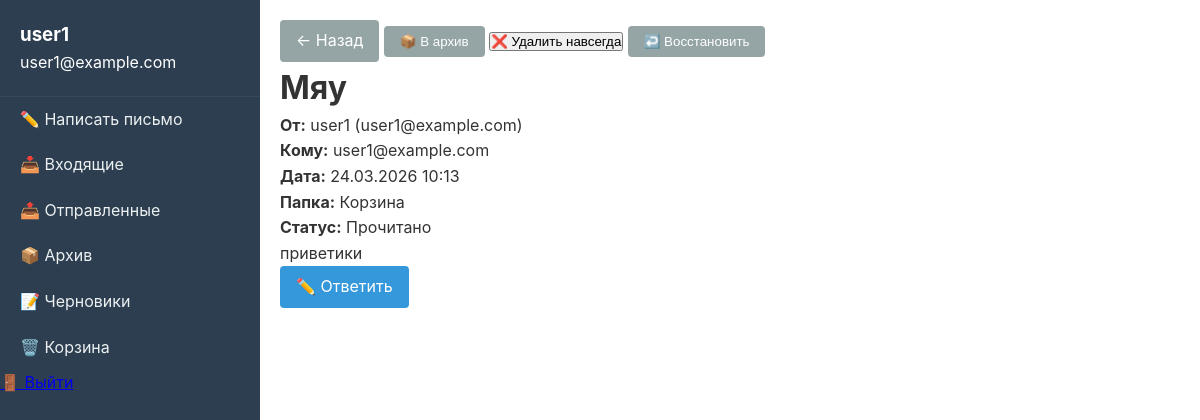
Before: /email/5/ (signed in) with the older database file.
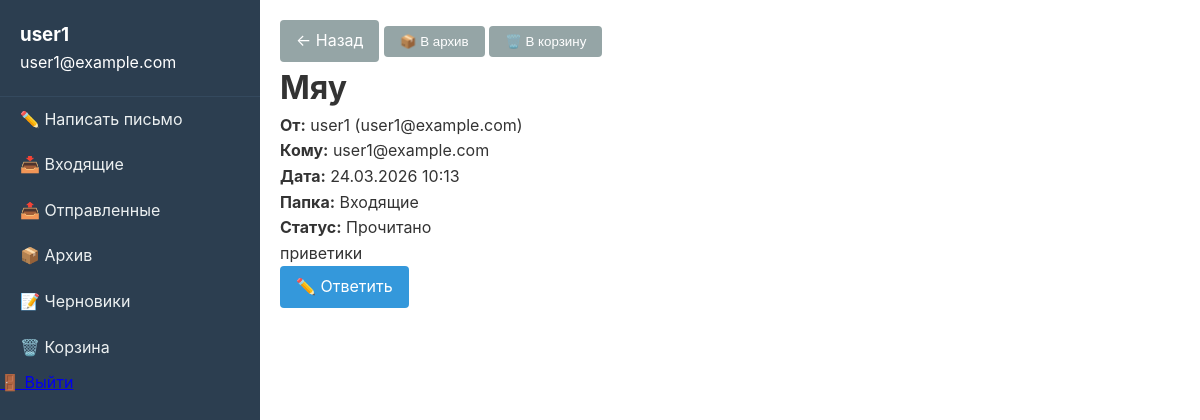
After: the same page with the newer database file.
### mail/models.py (models this page shows)
class Email(models.Model):
    class Folder(models.TextChoices):
        INBOX = 'INBOX', 'Входящие'
        OUTBOX = 'OUTBOX', 'Исходящие'
        ARCHIVE = 'ARCHIVE', 'Архив'
        TRASH = 'TRASH', 'Корзина'
        DRAFTS = 'DRAFTS', 'Черновики'
    sender = models.ForeignKey(User, on_delete=models.CASCADE, related_name='sent_emails')
    recipients = models.ManyToManyField(User, related_name='received_emails')
    subject = models.CharField(max_length=255)
    body = models.TextField()
    created_at = models.DateTimeField(auto_now_add=True)
    sent_at = models.DateTimeField(null=True, blank=True)
    is_draft = models.BooleanField(default=False)

class EmailStatus(models.Model):
    email = models.ForeignKey(Email, on_delete=models.CASCADE, related_name='statuses')
    user = models.ForeignKey(User, on_delete=models.CASCADE, related_name='email_statuses')
    folder = models.CharField(max_length=10, choices=Email.Folder.choices, default=Email.Folder.INBOX)
    is_read = models.BooleanField(default=False)
    received_at = models.DateTimeField(default=timezone.now)
    class Meta:
        unique_together = ['email', 'user']

### mail/views.py (the view)
# urls.py: path('email/<int:email_id>/', views.email_detail, name='email_detail'),
@login_required
def email_detail(request, email_id):
    email = get_object_or_404(
        Email.objects.filter(
            Q(sender=request.user) | Q(recipients=request.user)
        ).select_related('sender').prefetch_related('recipients'),
        id=email_id
    )
    if request.user in email.recipients.all():
        EmailStatus.objects.filter(email=email, user=request.user).update(is_read=True)
    try:
        status = email.statuses.get(user=request.user)
    except EmailStatus.DoesNotExist:
        status = None
    return render(request, 'mail/email_detail.html', {
        'email': email,
        'status': status,
        'recipients_list': ', '.join([u.email for u in email.recipients.all()])
    })

### mail/templates/mail/email_detail.html (shortened to what this page needs)
{% extends 'mail/base.html' %}
{% block content %}
<div class="email-detail">
    <div class="email-header">
        <div class="email-actions">
            <a href="javascript:history.back()" class="btn-secondary">← Назад</a>
            {% if status.folder != 'ARCHIVE' %}
            <button onclick="moveEmail({{ email.id }}, 'ARCHIVE')" class="btn-secondary">📦 В архив</button>
            {% endif %}
            {% if status.folder != 'TRASH' %}
            <button onclick="moveEmail({{ email.id }}, 'TRASH')" class="btn-secondary">🗑️ В корзину</button>
            {% else %}
            <button onclick="deletePermanently({{ email.id }})" class="btn-danger">❌ Удалить навсегда</button>
            <button onclick="moveEmail({{ email.id }}, 'INBOX')" class="btn-secondary">↩️ Восстановить</button>
            {% endif %}
        </div>
    </div>
    <div class="email-content">
        <h1>{{ email.subject }}</h1>
        <div class="email-info">
            <p><strong>От:</strong> {{ email.sender.username }} ({{ email.sender.email }})</p>
            <p><strong>Кому:</strong> {{ recipients_list }}</p>
            <p><strong>Дата:</strong> {{ email.sent_at|date:"d.m.Y H:i"|default:email.created_at|date:"d.m.Y H:i" }}</p>
            {% if status %}
            <p><strong>Папка:</strong> {{ status.get_folder_display }}</p>
            <p><strong>Статус:</strong> {% if status.is_read %}Прочитано{% else %}Новое{% endif %}</p>
            {% endif %}
        </div>
        <div class="email-body">
            {{ email.body|linebreaks }}
        </div>
    </div>
    <div class="email-reply">
        <a href="{% url 'compose' %}?reply={{ email.id }}" class="btn-primary">✏️ Ответить</a>
    </div>
</div>
{% endblock %}

### mail/templates/mail/base.html (shortened to what this page needs)
<!DOCTYPE html>
<html lang="ru">
<head>
    {% load static %}
    <link rel="stylesheet" href="{% static 'mail/css/style.css' %}">
</head>
<body>
    {% if user.is_authenticated %}
    <div class="container">
        <aside class="sidebar">
            <div class="user-info">
                <h3>{{ user.username }}</h3>
                <p>{{ user.email }}</p>
            </div>
            <nav class="nav-menu">
                <a href="{% url 'compose' %}" class="compose-btn">✏️ Написать письмо</a>
                <ul>
                    <li class="{% if folder == 'inbox' %}active{% endif %}">
                        <a href="{% url 'inbox' %}">📥 Входящие
                        </a>
                    </li>
                    <li class="{% if folder == 'outbox' %}active{% endif %}">
                        <a href="{% url 'outbox' %}">📤 Отправленные</a>
                    </li>
                    <li class="{% if folder == 'archive' %}active{% endif %}">
                        <a href="{% url 'archive' %}">📦 Архив</a>
                    </li>
                    <li class="{% if folder == 'drafts' %}active{% endif %}">
                        <a href="{% url 'drafts' %}">📝 Черновики</a>
                    </li>
                    <li class="{% if folder == 'trash' %}active{% endif %}">
                        <a href="{% url 'trash' %}">🗑️ Корзина</a>
                    </li>
                </ul>
            </nav>
            <div class="logout">
                <a href="{% url 'logout' %}">🚪 Выйти</a>
            </div>
        </aside>
        <main class="content">
            {% block content %}{% endblock %}
        </main>
    </div>
    {% else %}
    <main>
        {% block auth_content %}{% endblock %}
    </main>
    {% endif %}
</body>
</html>

### mail/static/mail/css/style.css (style rules this page uses)
* { margin: 0; padding: 0; box-sizing: border-box; }
body { font-family: -apple-system, BlinkMacSystemFont, 'Segoe UI', Roboto, Arial, sans-serif; background: #f5f5f5; color: #333; line-height: 1.6; }
.container { display: flex; min-height: 100vh; }
.sidebar { width: 260px; background: #2c3e50; color: white; padding: 20px 0; display: flex; flex-direction: column; }
.user-info { padding: 0 20px 20px; border-bottom: 1px solid #34495e; }
.nav-menu ul { list-style: none; }
.nav-menu a { display: block; padding: 10px 20px; color: #ecf0f1; text-decoration: none; }
.content { flex: 1; padding: 20px; background: white; }
.btn-primary { display: inline-block; padding: 8px 16px; background: #3498db; color: white; text-decoration: none; border-radius: 4px; border: none; cursor: pointer; }
.btn-secondary { display: inline-block; padding: 8px 16px; background: #95a5a6; color: white; text-decoration: none; border-radius: 4px; border: none; cursor: pointer; }

Changed rows visible on the page:
changed EmailStatus: folder "Корзина" → "Входящие"
Other visible differences:
text no longer shown: "❌ Удалить навсегда ↩️ Восстановить"
text now shown: "🗑️ В корзину"
